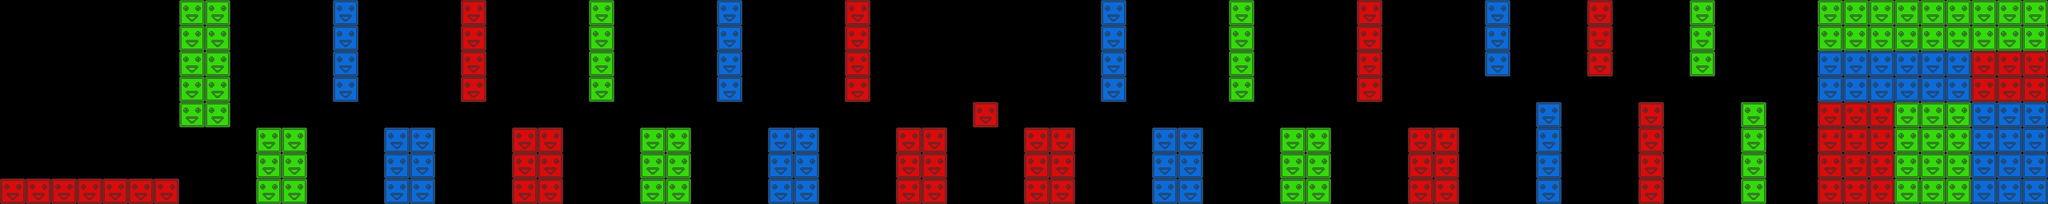

This is a level from a 2D game, rendered from its Tiled map with the project's own tilesets. A one-line summary and the complete map file follow:
An orthogonal 80x8 tile map with 32x32 px tiles, 1 tile layer (tiles) and 44 objects (43x crystal, bomb).

<map version="1.0.0" orientation="orthogonal" renderorder="right-down" width="80" height="8" tilewidth="32" tileheight="32" nextobjectid="180">
 <tileset firstgid="1" name="blocks" tilewidth="32" tileheight="32" tilecount="3" columns="3">
  <image source="blocks.png" width="96" height="32" />
 </tileset>
 <layer name="tiles" width="80" height="8">
  <data encoding="csv">
0,0,0,0,0,0,0,2,2,0,0,0,0,3,0,0,0,0,1,0,0,0,0,2,0,0,0,0,3,0,0,0,0,1,0,0,0,0,0,0,0,0,0,3,0,0,0,0,2,0,0,0,0,1,0,0,0,0,3,0,0,0,1,0,0,0,2,0,0,0,0,2,2,2,2,2,2,2,2,2,
0,0,0,0,0,0,0,2,2,0,0,0,0,3,0,0,0,0,1,0,0,0,0,2,0,0,0,0,3,0,0,0,0,1,0,0,0,0,0,0,0,0,0,3,0,0,0,0,2,0,0,0,0,1,0,0,0,0,3,0,0,0,1,0,0,0,2,0,0,0,0,2,2,2,2,2,2,2,2,2,
0,0,0,0,0,0,0,2,2,0,0,0,0,3,0,0,0,0,1,0,0,0,0,2,0,0,0,0,3,0,0,0,0,1,0,0,0,0,0,0,0,0,0,3,0,0,0,0,2,0,0,0,0,1,0,0,0,0,3,0,0,0,1,0,0,0,2,0,0,0,0,3,3,3,3,3,3,1,1,1,
0,0,0,0,0,0,0,2,2,0,0,0,0,3,0,0,0,0,1,0,0,0,0,2,0,0,0,0,3,0,0,0,0,1,0,0,0,0,0,0,0,0,0,3,0,0,0,0,2,0,0,0,0,1,0,0,0,0,0,0,0,0,0,0,0,0,0,0,0,0,0,3,3,3,3,3,3,1,1,1,
0,0,0,0,0,0,0,2,2,0,0,0,0,0,0,0,0,0,0,0,0,0,0,0,0,0,0,0,0,0,0,0,0,0,0,0,0,0,1,0,0,0,0,0,0,0,0,0,0,0,0,0,0,0,0,0,0,0,0,0,3,0,0,0,1,0,0,0,2,0,0,1,1,1,2,2,2,3,3,3,
0,0,0,0,0,0,0,0,0,0,2,2,0,0,0,3,3,0,0,0,1,1,0,0,0,2,2,0,0,0,3,3,0,0,0,1,1,0,0,0,1,1,0,0,0,3,3,0,0,0,2,2,0,0,0,1,1,0,0,0,3,0,0,0,1,0,0,0,2,0,0,1,1,1,2,2,2,3,3,3,
0,0,0,0,0,0,0,0,0,0,2,2,0,0,0,3,3,0,0,0,1,1,0,0,0,2,2,0,0,0,3,3,0,0,0,1,1,0,0,0,1,1,0,0,0,3,3,0,0,0,2,2,0,0,0,1,1,0,0,0,3,0,0,0,1,0,0,0,2,0,0,1,1,1,2,2,2,3,3,3,
1,1,1,1,1,1,1,0,0,0,2,2,0,0,0,3,3,0,0,0,1,1,0,0,0,2,2,0,0,0,3,3,0,0,0,1,1,0,0,0,1,1,0,0,0,3,3,0,0,0,2,2,0,0,0,1,1,0,0,0,3,0,0,0,1,0,0,0,2,0,0,1,1,1,2,2,2,3,3,3
</data>
 </layer>
 <objectgroup name="objects">
  <object id="131" type="bomb" x="1233" y="112">
   <ellipse />
  </object>
  <object id="133" type="crystal" x="335" y="143">
   <ellipse />
  </object>
  <object id="136" type="crystal" x="367" y="144">
   <ellipse />
  </object>
  <object id="137" type="crystal" x="494" y="142">
   <ellipse />
  </object>
  <object id="138" type="crystal" x="526" y="143">
   <ellipse />
  </object>
  <object id="139" type="crystal" x="655" y="142">
   <ellipse />
  </object>
  <object id="140" type="crystal" x="687" y="143">
   <ellipse />
  </object>
  <object id="141" type="crystal" x="815" y="141">
   <ellipse />
  </object>
  <object id="142" type="crystal" x="846" y="141">
   <ellipse />
  </object>
  <object id="143" type="crystal" x="974" y="142">
   <ellipse />
  </object>
  <object id="144" type="crystal" x="1006" y="143">
   <ellipse />
  </object>
  <object id="145" type="crystal" x="1134" y="143">
   <ellipse />
  </object>
  <object id="146" type="crystal" x="1166" y="144">
   <ellipse />
  </object>
  <object id="147" type="crystal" x="1295" y="143">
   <ellipse />
  </object>
  <object id="148" type="crystal" x="1327" y="144">
   <ellipse />
  </object>
  <object id="149" type="crystal" x="1455" y="143">
   <ellipse />
  </object>
  <object id="150" type="crystal" x="1487" y="144">
   <ellipse />
  </object>
  <object id="151" type="crystal" x="1615" y="142">
   <ellipse />
  </object>
  <object id="152" type="crystal" x="1647" y="143">
   <ellipse />
  </object>
  <object id="153" type="crystal" x="1774" y="142">
   <ellipse />
  </object>
  <object id="154" type="crystal" x="1806" y="143">
   <ellipse />
  </object>
  <object id="155" type="crystal" x="2063" y="110">
   <ellipse />
  </object>
  <object id="156" type="crystal" x="1935" y="110">
   <ellipse />
  </object>
  <object id="157" type="crystal" x="2191" y="112">
   <ellipse />
  </object>
  <object id="158" type="crystal" x="2288" y="113">
   <ellipse />
  </object>
  <object id="159" type="crystal" x="2353" y="114">
   <ellipse />
  </object>
  <object id="160" type="crystal" x="2321" y="113">
   <ellipse />
  </object>
  <object id="162" type="crystal" x="2384" y="113">
   <ellipse />
  </object>
  <object id="163" type="crystal" x="2449" y="113">
   <ellipse />
  </object>
  <object id="164" type="crystal" x="2416" y="113">
   <ellipse />
  </object>
  <object id="165" type="crystal" x="2513" y="111">
   <ellipse />
  </object>
  <object id="166" type="crystal" x="2481" y="112">
   <ellipse />
  </object>
  <object id="168" type="crystal" x="2544" y="112">
   <ellipse />
  </object>
  <object id="169" type="crystal" x="431" y="50">
   <ellipse />
  </object>
  <object id="170" type="crystal" x="592" y="46">
   <ellipse />
  </object>
  <object id="171" type="crystal" x="751" y="48">
   <ellipse />
  </object>
  <object id="172" type="crystal" x="911" y="49">
   <ellipse />
  </object>
  <object id="173" type="crystal" x="1071" y="47">
   <ellipse />
  </object>
  <object id="174" type="crystal" x="1393" y="50">
   <ellipse />
  </object>
  <object id="175" type="crystal" x="1550" y="48">
   <ellipse />
  </object>
  <object id="176" type="crystal" x="1713" y="47">
   <ellipse />
  </object>
  <object id="177" type="crystal" x="1872" y="48">
   <ellipse />
  </object>
  <object id="178" type="crystal" x="1999" y="47">
   <ellipse />
  </object>
  <object id="179" type="crystal" x="2127" y="48">
   <ellipse />
  </object>
 </objectgroup>
</map>
